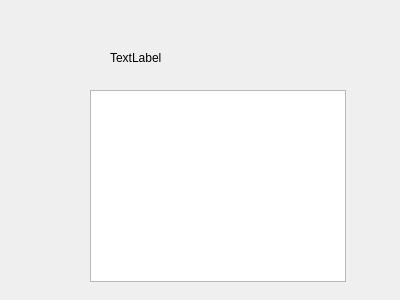
<?xml version="1.0" encoding="UTF-8"?>
<ui version="4.0">
 <class>userShowCitiesAndDistancesToBerlin</class>
 <widget class="QDialog" name="userShowCitiesAndDistancesToBerlin">
  <property name="geometry">
   <rect>
    <x>0</x>
    <y>0</y>
    <width>400</width>
    <height>300</height>
   </rect>
  </property>
  <property name="windowTitle">
   <string>Dialog</string>
  </property>
  <widget class="QLabel" name="welcomeLabel">
   <property name="geometry">
    <rect>
     <x>110</x>
     <y>50</y>
     <width>59</width>
     <height>16</height>
    </rect>
   </property>
   <property name="text">
    <string>TextLabel</string>
   </property>
  </widget>
  <widget class="QTableView" name="tableView">
   <property name="geometry">
    <rect>
     <x>90</x>
     <y>90</y>
     <width>256</width>
     <height>192</height>
    </rect>
   </property>
   <property name="sizeAdjustPolicy">
    <enum>QAbstractScrollArea::AdjustToContents</enum>
   </property>
   <property name="gridStyle">
    <enum>Qt::DashLine</enum>
   </property>
  </widget>
 </widget>
 <resources/>
 <connections/>
</ui>
